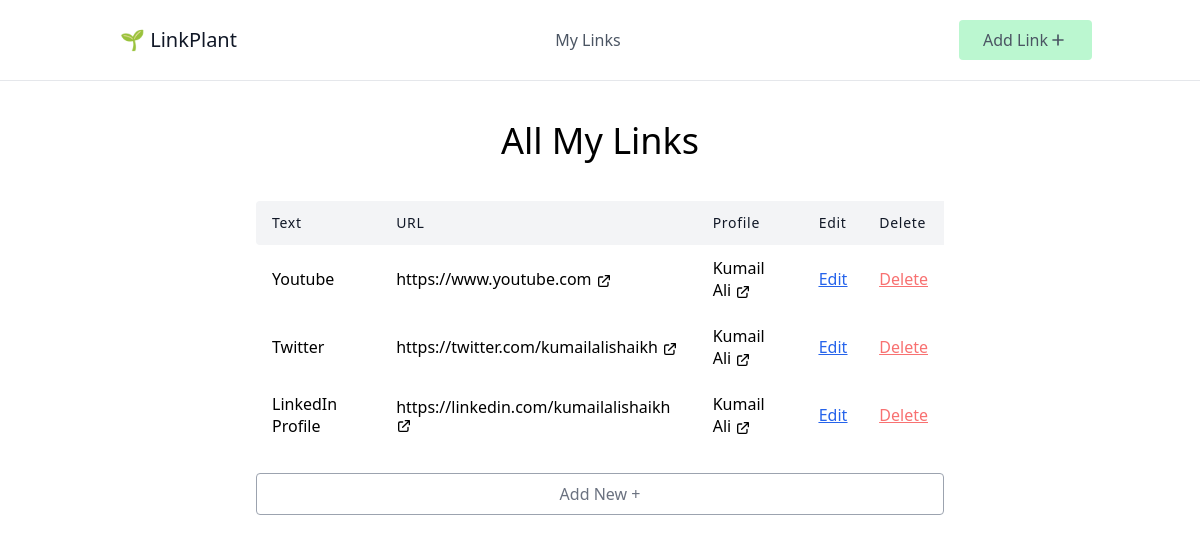
The app's page /, older data.
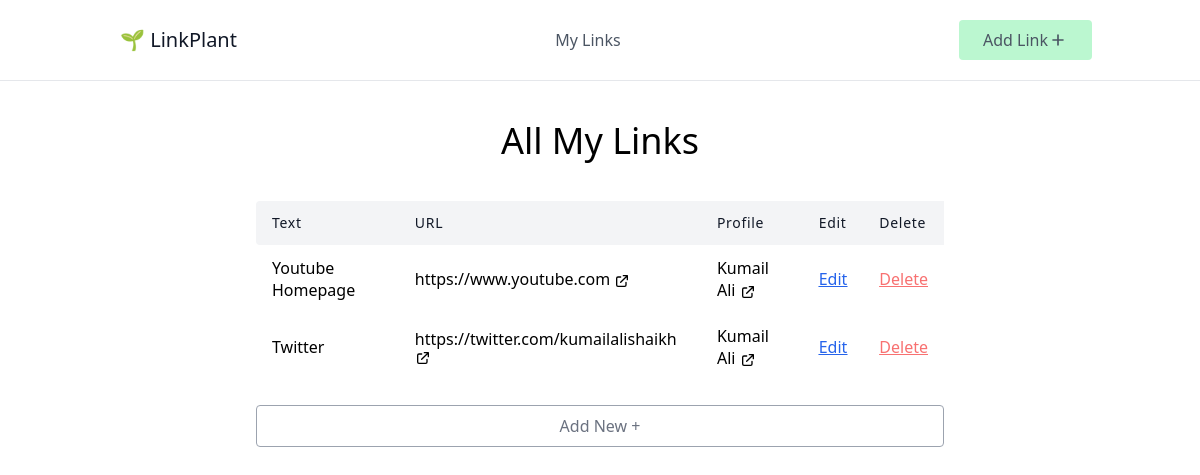
The same page, newer data.
### link_plant/models.py (models this page shows, shortened)
class Link(models.Model):
    text = models.CharField(max_length=100)
    url = models.URLField()
    profile = models.ForeignKey(Profile, on_delete=models.CASCADE, related_name="links")

class Profile(models.Model):
    BG_CHOICES = (
        ("blue", "Blue"),  # blue -> db, Blue -> Admin panel (Human readable)
        ("green", "Green"),
        ("yellow", "Yellow"),
    )
    name = models.CharField(max_length=100)
    slug = models.SlugField(max_length=100)
    bg_color = models.CharField(max_length=50, choices=BG_CHOICES)

### link_plant/views.py (the view)
# urls.py: path("", LinkListView.as_view(), name="link-list"),
class LinkListView(ListView):
    model = Link

### link_plant/templates/link_plant/link_list.html
{% extends 'link_plant/_base.html' %}
{% block content %}
<h1 class="text-4xl text-center mb-10">All My Links</h1>
<div class="w-full mx-auto overflow-auto">
    <table class="table-auto w-full text-left whitespace-no-wrap">
        <thead>
            <tr>
                <th class="px-4 py-3 title-font tracking-wider font-medium text-gray-900 text-sm bg-gray-100 rounded-tl rounded-bl">Text</th>
                <th class="px-4 py-3 title-font tracking-wider font-medium text-gray-900 text-sm bg-gray-100">URL</th>
                <th class="px-4 py-3 title-font tracking-wider font-medium text-gray-900 text-sm bg-gray-100">Profile</th>
                <th class="px-4 py-3 title-font tracking-wider font-medium text-gray-900 text-sm bg-gray-100">Edit</th>
                <th class="px-4 py-3 title-font tracking-wider font-medium text-gray-900 text-sm bg-gray-100">Delete</th>
            </tr>
        </thead>
        <tbody>
            {% for link in object_list %}
            <tr>
                <td class="px-4 py-3">{{link.text}}</td>
                <td class="px-4 py-3">
                    <a href="{{link.url}}" target="_blank">
                        {{link.url}}
                        <svg xmlns="http://www.w3.org/2000/svg" class="h-4 w-4 inline" fill="none" viewBox="0 0 24 24" stroke="currentColor" stroke-width="2">
                        <path stroke-linecap="round" stroke-linejoin="round" d="M10 6H6a2 2 0 00-2 2v10a2 2 0 002 2h10a2 2 0 002-2v-4M14 4h6m0 0v6m0-6L10 14" />
                        </svg>
                    </a>
                </td>
                <td class="px-4 py-3">
                    <a href="{% url 'profile' link.profile.slug %}" target="_blank">
                        {{link.profile.name}}
                        <svg xmlns="http://www.w3.org/2000/svg" class="h-4 w-4 inline" fill="none" viewBox="0 0 24 24" stroke="currentColor" stroke-width="2">
                        <path stroke-linecap="round" stroke-linejoin="round" d="M10 6H6a2 2 0 00-2 2v10a2 2 0 002 2h10a2 2 0 002-2v-4M14 4h6m0 0v6m0-6L10 14" />
                        </svg>
                    </a>
                </td>
                <td class="px-4 py-3 underline text-blue-600"><a href="{% url 'link-update' link.id %}">Edit</a></td>
                <td class="px-4 py-3 underline text-red-400"><a href="{% url 'link-delete' link.id %}">Delete</a></td>
            </tr>
        {% endfor %}
      </tbody>
    </table>
    <a href="{% url 'link-create' %}">
        <p class="mt-6 py-2 w-full border rounded border-gray-400 text-center text-gray-500 hover:cursor-pointer hover:bg-gray-100 hover:border-gray-500">
            Add New +
        </p>
    </a>
  </div>
{% endblock content %}

### link_plant/templates/link_plant/_base.html (shortened to what this page needs)
<html>
    <head>
        <script src="https://cdn.tailwindcss.com"></script>
    </head>
    <body>
        <header class="text-gray-600 body-font border-b">
            <div class="container mx-auto flex flex-wrap p-5 flex-col md:flex-row items-center">
              <a href="{% url 'link-list' %}" class="flex title-font font-medium items-center text-gray-900 mb-4 md:mb-0">
                <span class="ml-3 text-xl">🌱 LinkPlant</span>
              </a>
              <nav class="md:ml-auto md:mr-auto flex flex-wrap items-center text-base justify-center">
                <a href="{% url 'link-list' %}" class="mr-5 hover:text-gray-900">My Links</a>
              </nav>
              <a href="">
                <button class="inline-flex items-center bg-green-200 border-0 py-2 px-6 focus:outline-none hover:bg-green-300 rounded text-base mt-4 md:mt-0">Add Link
                    <svg xmlns="http://www.w3.org/2000/svg" class="h-5 w-5" fill="none" viewBox="0 0 24 24" stroke="currentColor" stroke-width="2">
                        <path stroke-linecap="round" stroke-linejoin="round" d="M12 6v6m0 0v6m0-6h6m-6 0H6" />
                    </svg>
                </button>
            </a>
            </div>
          </header>
          <div class="container mx-auto">
            <div class="sm:w-3/4 mx-auto sm:p-10">
                {% block content %}
                {% endblock content %}
            </div>
            </div>
    </body>
</html>

Row changes from the older to the newer data that the page shows:
removed Link: text "LinkedIn Profile", url "https://linkedin.com/kumailalishaikh", profile.name "Kumail Ali"
changed Link "https://www.youtube.com": text "Youtube" → "Youtube Homepage"
